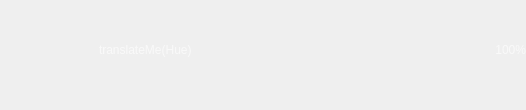
<?xml version="1.0" encoding="UTF-8"?>
<ui version="4.0">
 <class>m_Window</class>
 <widget class="QWidget" name="m_Window">
  <property name="geometry">
   <rect>
    <x>0</x>
    <y>0</y>
    <width>526</width>
    <height>110</height>
   </rect>
  </property>
  <property name="sizePolicy">
   <sizepolicy hsizetype="Expanding" vsizetype="Expanding">
    <horstretch>0</horstretch>
    <verstretch>0</verstretch>
   </sizepolicy>
  </property>
  <property name="palette">
   <palette>
    <active>
     <colorrole role="WindowText">
      <brush brushstyle="SolidPattern">
       <color alpha="255">
        <red>249</red>
        <green>249</green>
        <blue>249</blue>
       </color>
      </brush>
     </colorrole>
    </active>
    <inactive>
     <colorrole role="WindowText">
      <brush brushstyle="SolidPattern">
       <color alpha="255">
        <red>249</red>
        <green>249</green>
        <blue>249</blue>
       </color>
      </brush>
     </colorrole>
    </inactive>
    <disabled>
     <colorrole role="WindowText">
      <brush brushstyle="SolidPattern">
       <color alpha="255">
        <red>120</red>
        <green>120</green>
        <blue>120</blue>
       </color>
      </brush>
     </colorrole>
    </disabled>
   </palette>
  </property>
  <layout class="QHBoxLayout" name="horizontalLayout">
   <property name="spacing">
    <number>0</number>
   </property>
   <property name="leftMargin">
    <number>0</number>
   </property>
   <property name="topMargin">
    <number>0</number>
   </property>
   <property name="rightMargin">
    <number>0</number>
   </property>
   <property name="bottomMargin">
    <number>0</number>
   </property>
   <item>
    <widget class="COsdImage" name="m_CentralContainer" native="true">
     <property name="imageParams" stdset="0">
      <string notr="true">type=&quot;file&quot; src=&quot;img/osd/sliders/osd_tone_back.png&quot;</string>
     </property>
     <layout class="QGridLayout" name="gridLayout">
      <property name="rightMargin">
       <number>0</number>
      </property>
      <item row="2" column="2">
       <spacer name="spacer_2">
        <property name="orientation">
         <enum>Qt::Vertical</enum>
        </property>
        <property name="sizeType">
         <enum>QSizePolicy::Fixed</enum>
        </property>
        <property name="sizeHint" stdset="0">
         <size>
          <width>20</width>
          <height>30</height>
         </size>
        </property>
       </spacer>
      </item>
      <item row="0" column="0">
       <spacer name="spacer">
        <property name="orientation">
         <enum>Qt::Horizontal</enum>
        </property>
        <property name="sizeType">
         <enum>QSizePolicy::Fixed</enum>
        </property>
        <property name="sizeHint" stdset="0">
         <size>
          <width>90</width>
          <height>20</height>
         </size>
        </property>
       </spacer>
      </item>
      <item row="0" column="1" colspan="3">
       <layout class="QHBoxLayout" name="horizontalLayout_2">
        <property name="spacing">
         <number>0</number>
        </property>
        <property name="leftMargin">
         <number>0</number>
        </property>
        <property name="rightMargin">
         <number>0</number>
        </property>
        <item>
         <widget class="CSkinOneLineText" name="m_Text">
          <property name="sizePolicy">
           <sizepolicy hsizetype="Expanding" vsizetype="Minimum">
            <horstretch>0</horstretch>
            <verstretch>0</verstretch>
           </sizepolicy>
          </property>
          <property name="text">
           <string>translateMe(Hue)</string>
          </property>
          <property name="alignment">
           <set>Qt::AlignBottom|Qt::AlignLeading|Qt::AlignLeft</set>
          </property>
          <property name="glow" stdset="0">
           <string>glow=&quot;3&quot; samples=&quot;4&quot; color=&quot;0x50000000&quot;</string>
          </property>
          <property name="marginLeft" stdset="0">
           <number>5</number>
          </property>
         </widget>
        </item>
        <item>
         <widget class="CSkinOneLineText" name="m_Value">
          <property name="sizePolicy">
           <sizepolicy hsizetype="Minimum" vsizetype="Minimum">
            <horstretch>0</horstretch>
            <verstretch>0</verstretch>
           </sizepolicy>
          </property>
          <property name="text">
           <string notr="true">100%</string>
          </property>
          <property name="alignment">
           <set>Qt::AlignBottom|Qt::AlignRight|Qt::AlignTrailing</set>
          </property>
          <property name="glow" stdset="0">
           <string notr="true">glow=&quot;3&quot; samples=&quot;4&quot; color=&quot;0x50000000&quot;</string>
          </property>
          <property name="marginRight" stdset="0">
           <number>5</number>
          </property>
         </widget>
        </item>
       </layout>
      </item>
      <item row="1" column="1" colspan="3">
       <widget class="COsdImage" name="m_Cursor" native="true">
        <property name="sizePolicy">
         <sizepolicy hsizetype="Preferred" vsizetype="Fixed">
          <horstretch>0</horstretch>
          <verstretch>0</verstretch>
         </sizepolicy>
        </property>
        <property name="minimumSize">
         <size>
          <width>0</width>
          <height>8</height>
         </size>
        </property>
        <property name="maximumSize">
         <size>
          <width>16777215</width>
          <height>8</height>
         </size>
        </property>
        <property name="imageParams" stdset="0">
         <string notr="true">type=&quot;file&quot; src=&quot;img/osd/sliders/osd_tone_up.png&quot;</string>
        </property>
       </widget>
      </item>
     </layout>
    </widget>
   </item>
  </layout>
 </widget>
 <customwidgets>
  <customwidget>
   <class>COsdImage</class>
   <extends>QWidget</extends>
   <header>osdimage.h</header>
   <container>1</container>
  </customwidget>
  <customwidget>
   <class>CSkinOneLineText</class>
   <extends>QLabel</extends>
   <header>skinonelinetext.h</header>
  </customwidget>
 </customwidgets>
 <resources/>
 <connections/>
</ui>
